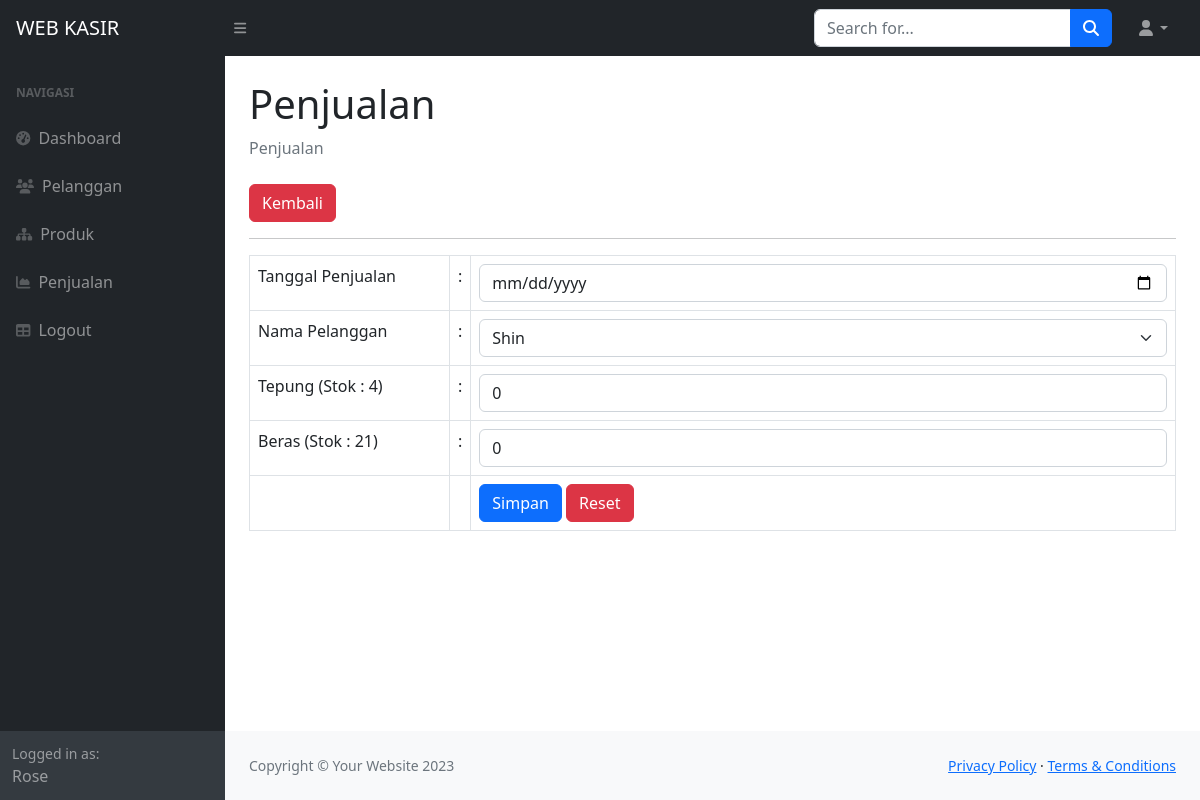
/index.php?page=penjualan_tambah (signed in), run on the app's committed database.
### tables this page shows
CREATE TABLE `produk` (
  `id_produk` int(11) NOT NULL,
  `nama_produk` varchar(255) NOT NULL,
  `harga` decimal(10,2) NOT NULL,
  `stok` int(11) NOT NULL
);

### penjualan_tambah.php (the view, shortened to what this page needs)
<div class="container-fluid px-4">
                        <h1 class="mt-4">Penjualan</h1>
                        <ol class="breadcrumb mb-4">
                            <li class="breadcrumb-item active">Penjualan</li>
                        </ol>
                        <a href="?page=penjualan" class="btn btn-danger">Kembali</a>
                        <hr>
                        <form method="post">
                            <table class="table table-bordered">
                                <tr>
                                    <td width="200">Tanggal Penjualan</td>
                                    <td width="1">:</td>
                                    <td><input class="form-control" type="date" name="tgl_penjualan"></td>
                                </tr>
                                <tr>
                                    <td width="200">Nama Pelanggan</td>
                                    <td width="1">:</td>
                                    <td>
                                        <select class="form-control form-select" name="id_pelanggan">
                                            <?php
                                                $p = mysqli_query($koneksi, "SELECT * FROM pelanggan");
                                                while($pel = mysqli_fetch_array($p)) {
                                                    ?>
                                                    <option value="<?php echo $pel['id_pelanggan']; ?>"><?php echo $pel['nama_pelanggan'] ?></option>
                                                    <?php
                                                }
                                            ?>
                                        </select>
                                    </td>
                                </tr>
                                <?php
                                                $pro = mysqli_query($koneksi, "SELECT * FROM produk");
                                                while($produk = mysqli_fetch_array($pro)) {
                                ?>
                                <tr>
                                    <td><?php echo $produk['nama_produk']. ' (Stok : '.$produk['stok'].')'; ?></td>
                                    <td>:</td>
                                    <td><input class="form-control" type="number" step="0" value="0" max="<?php echo $produk['stok']; ?>" name="produk[<?php echo $produk['id_produk']; ?>]"></td>
                                </tr>
                                <?php
                                    }
                                ?>
                                <tr>
                                    <td></td>
                                    <td></td>
                                    <td>
                                        <button type="submit" class="btn btn-primary">Simpan</button>
                                        <button type="submit" class="btn btn-danger">Reset</button>
                                    </td>
                                </tr>
                            </table>
                        </form>
</div>

### data on the page
produk: nama_produk "Tepung", stok "4"
produk: nama_produk "Beras", stok "21"

### other printed values
$_SESSION['user']['nama'] "Rose"
form field id_pelanggan "Shin"
